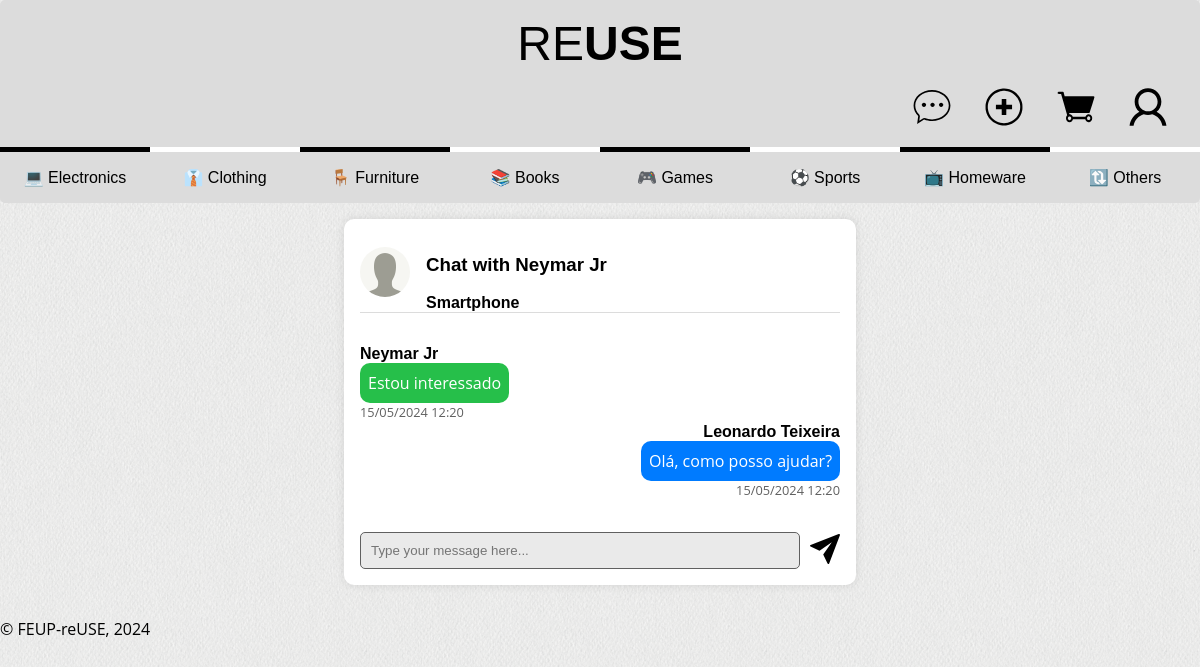
The page /pages/chat_messages.php?otherUserId=3&itemId=1 (signed in) on the database as committed earlier.
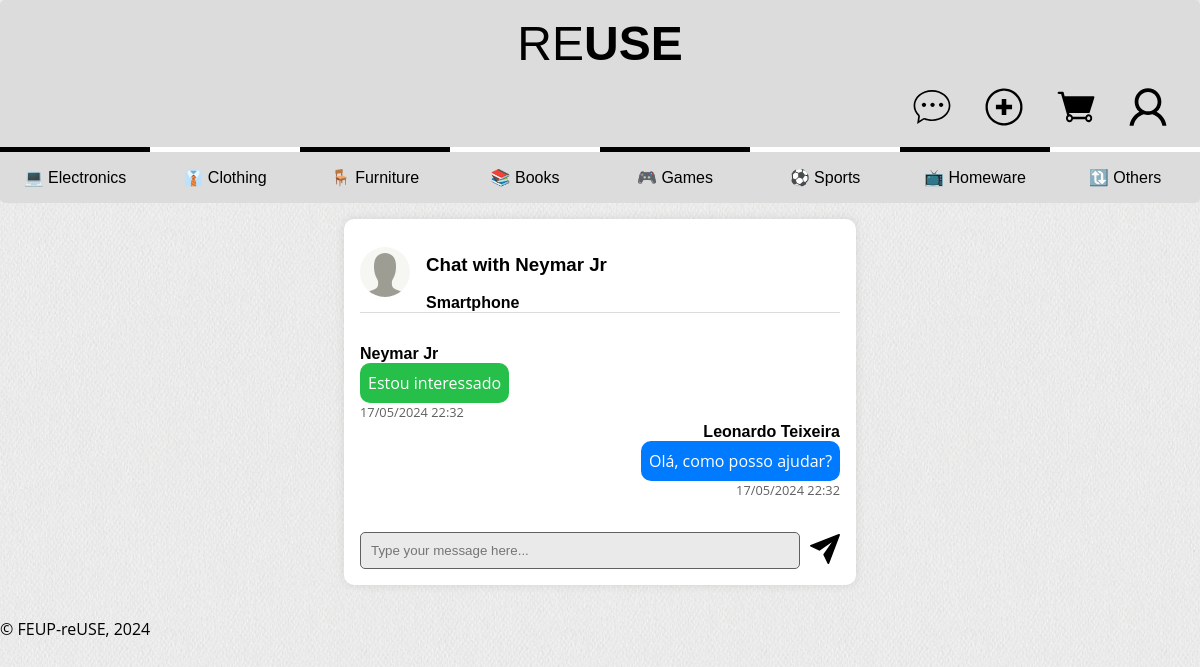
The same page on the database as committed later.
### tables this page shows
CREATE TABLE Chats (
    idChat INTEGER PRIMARY KEY,
    idSender INTEGER NOT NULL,
    idRecipient INTEGER NOT NULL,
    message TEXT NOT NULL,
    timestamp TIMESTAMP DEFAULT CURRENT_TIMESTAMP,
    idItem INTEGER NOT NULL,
    FOREIGN KEY (idSender) REFERENCES Users(idUser),
    FOREIGN KEY (idRecipient) REFERENCES Users(idUser),
    FOREIGN KEY (idItem) REFERENCES Items(idItem)
);

CREATE TABLE Users (
    idUser INTEGER PRIMARY KEY,
    name TEXT NOT NULL,
    username TEXT UNIQUE NOT NULL,
    password TEXT NOT NULL,
    email TEXT UNIQUE NOT NULL,
    isAdmin BOOLEAN NOT NULL DEFAULT 0
);

### pages/chat_messages.php (called while the page is built, shortened)
<?php
require_once(__DIR__ . '/../utils/session.php');
$session = new Session();
require_once(__DIR__ . '/../database/users.class.php');
require_once(__DIR__ . '/../database/chats.class.php');
require_once(__DIR__ . '/../templates/common.tpl.php');
require_once(__DIR__ . '/../templates/chat.tpl.php');
$db = getDatabaseConnection();
$userId = $session->getId();
$otherUserId = $_GET['otherUserId'];
$itemId = $_GET['itemId'];
$chats = Chat::getChatByUserAndItem($db, (int)$userId, (int)$otherUserId, (int)$itemId);
drawHeader($session, ['chat']);
drawChatMessages($db, $chats, $userId, $otherUserId, $itemId);
drawFooter();
?>

### database/chats.class.php (called while the page is built, shortened)
<?php
require_once 'users.class.php';
class Chat {
    public static function getChatByUserAndItem($db, $userId, $otherUserId, $itemId) {
        $query = "SELECT * FROM Chats WHERE ((idSender = ? AND idRecipient = ?) OR (idSender = ? AND idRecipient = ?)) AND idItem = ?";
        $stmt = $db->prepare($query);
        $stmt->execute(array($userId, $otherUserId, $otherUserId, $userId, $itemId));
        return $stmt->fetchAll();
    }
}
?>

### utils/session.php (called while the page is built, shortened)
<?php
  class Session {
    public function getId() : ?int {
      return isset($_SESSION['id']) ? $_SESSION['id'] : null;
    }
  }
?>

### database/users.class.php (called while the page is built, shortened)
<?php
class User {
    public function __construct(int $idUser, string $name, string $username, string $password, string $email, bool $isAdmin) {
        $this->name = $name;
    }
    public static function getUserById(PDO $db, int $idUser): ?User {
        $stmt = $db->prepare('SELECT * FROM Users WHERE idUser = ?');
        $stmt->execute([$idUser]);
        $user = $stmt->fetch();
        return new User($user['idUser'], $user['name'], $user['username'], $user['password'], $user['email'], (bool) $user['isAdmin']);
    }
}
?>

### templates/common.tpl.php (the view, shortened to what the changed rows need)
<?php function drawHeader($session, $jsPages = array("script")) { ?>
  <!DOCTYPE html>
  <html lang="en">
    <head>
      <link rel="stylesheet" href="../css/style.css">
      <link rel="stylesheet" href="../css/layout.css">
      <link rel="stylesheet" href="../css/responsive.css">
    </head>
    <body>
      <header>
        <h1>
            <a href="../pages/index.php">RE<strong>USE</strong></a>
        </h1>
      </header>
<?php } ?>
<?php function drawFooter() { ?>
  </body>
</html>
<?php } ?>

### templates/chat.tpl.php (shortened to what the changed rows need)
<?php
    require_once(__DIR__ . '/../database/users.class.php');
?>
<?php function drawChatMessages($db, $chats, $userId, $otherUserId, $itemId) { ?>
    <section class="chat">
            <div class="messages-container">
            <?php foreach ($chats as $chat) { ?>
                <div class="message_<?php echo $chat['idSender'] === $userId ? 'outgoing' : 'incoming'; ?>">
                    <h4><?= htmlentities(User::getUserById($db, $chat['idSender'])->name) ?></h4>
                    <p class="message_content"><?= htmlentities($chat['message']) ?></p>
                    <p class="hint"><?= htmlentities(date('d/m/Y H:i', strtotime($chat['timestamp']))) ?></p>
                </div>
            <?php } ?>
           </div>
    </section>
<?php } ?>

Rows that differ between the two databases and show on the page:
changed chats "Estou interessado": timestamp "15/05/2024 12:20" → "17/05/2024 22:32"
changed chats "Olá, como posso ajudar?": timestamp "15/05/2024 12:20" → "17/05/2024 22:32"
